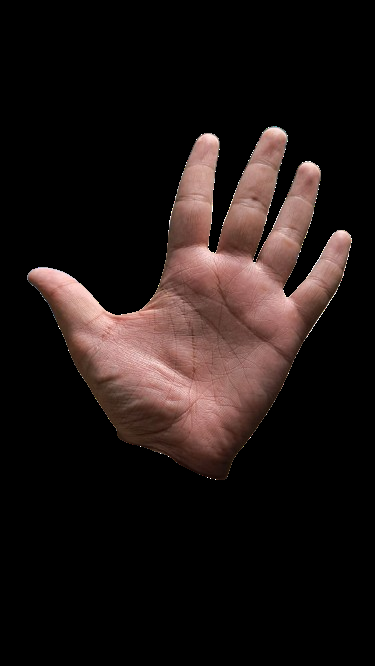
#> input picture samples/hand.png, 375 x 666 px
$ python canny_detect.py
#> lines starting #> are read from the running program, lines starting #| are printed output that depends on the picture; after the words box and inside, x2 and y2 are one past the last pixel; in counts of white or black regions, pixels touching at a corner belong together
import cv2 as cv
import numpy as np

source = cv.imread("samples/hand.png", cv.IMREAD_GRAYSCALE)
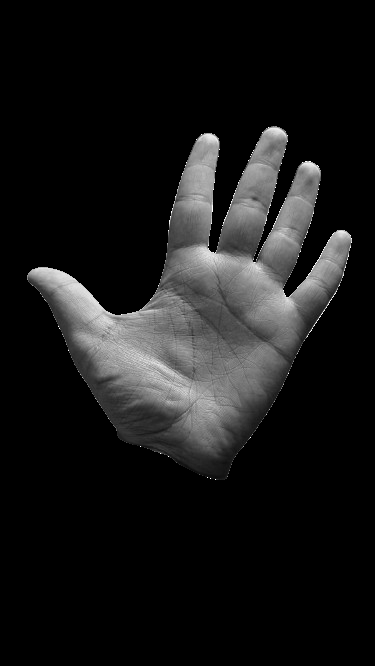
#> source: shape (666, 375); min 0, max 255, mean 24.5
edges = cv.Canny(source, 80, 200)
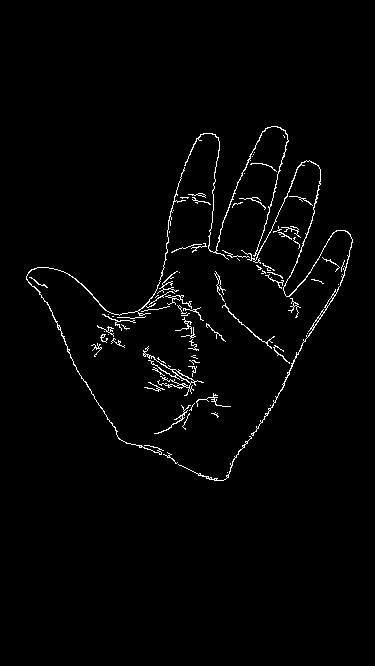
#> edges: shape (666, 375); 1.8% white in thin lines or dots, all inside (x1, y1, x2, y2) = (26, 126, 353, 481)

cv.imshow("Original", source)
cv.imshow("Edges", edges)
cv.waitKey(0)

cv.destroyAllWindows()
